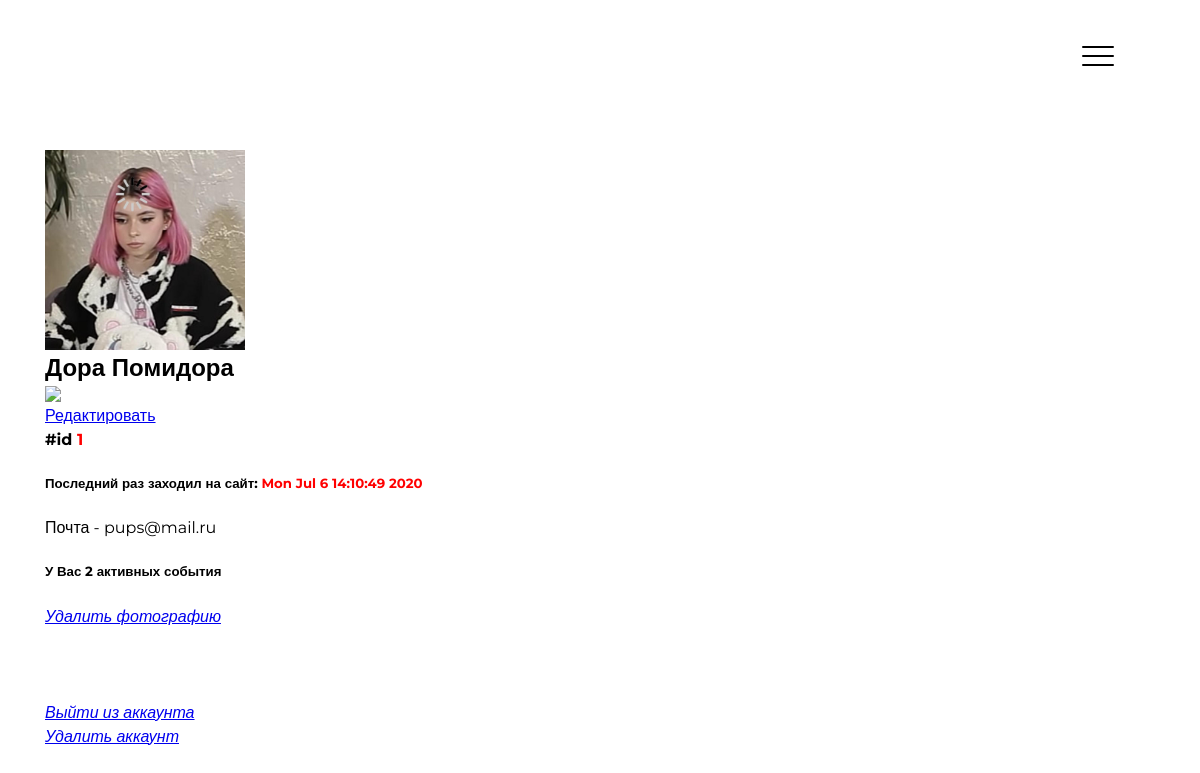
The app's page /user/1 (signed in) with its own data.
### data/model_files.py (models this page shows)
class File(SqlAlchemyBase, SerializerMixin):
    __tablename__ = 'files'
    id = sqlalchemy.Column(sqlalchemy.Integer,
                           primary_key=True, autoincrement=True)
    user_id = sqlalchemy.Column(sqlalchemy.Integer,
                                sqlalchemy.ForeignKey('users.id'))
    event_id = sqlalchemy.Column(sqlalchemy.Integer,
                                 sqlalchemy.ForeignKey('events.id'))
    path = sqlalchemy.Column(sqlalchemy.String)

### data/model_users.py (models this page shows, shortened)
class User(SqlAlchemyBase, UserMixin, SerializerMixin):
    __tablename__ = 'users'
    id = sqlalchemy.Column(sqlalchemy.Integer,
                           primary_key=True, autoincrement=True)
    name = sqlalchemy.Column(sqlalchemy.String)
    email = sqlalchemy.Column(sqlalchemy.String)
    type = sqlalchemy.Column(sqlalchemy.Integer)
    last_time_in = sqlalchemy.Column(sqlalchemy.String,
                                     default=time.ctime)
    hashed_password = sqlalchemy.Column(sqlalchemy.String)
    help_count = sqlalchemy.Column(sqlalchemy.Integer)
    events = sqlalchemy.orm.relation("Event", backref="user")
    comments = sqlalchemy.orm.relation("Comment", backref="user")
    photo = sqlalchemy.orm.relation("File", uselist=False)

### blueprints/users.py (the view)
@blueprint.route('/user/<int:user_id>')
def user(user_id):
    session = db_session.create_session()
    user = session.query(User).get(user_id)
    if not user:
        abort(404)
    return render_template('user.html', user=user)

### blueprints/user_authenticate.py (called while the page is built)
@login_manager.user_loader
def user_load(user_id):
    session = db_session.create_session()
    return session.query(User).get(user_id)

### data/db_session.py (called while the page is built)
def create_session() -> Session:
    global __factory
    return __factory()

### templates/user.html (shortened to what this page needs)
{% extends "base.html" %}
{% block content %}
    <div class="container">
    <div class="infolist">
        <div class='flexbox flex_c_nowr'>
            <div>
                <img src="/{{ user.photo.path if user.photo else 'static/images/none_image.png' }}" height="200px">
                <div class="flexbox flex_jcspacebetween_aicenter">
                    <h2>{{ user.name }}</h2>
                    {% if current_user.is_authenticated and current_user.id == user.id %}
                        <a href="/edit_user/{{ user.id }}" class='link'>
                            <img src="/static/images/edit_icon1.png" height="18px">Редактировать</a>
                    {% endif %}
                </div>
                <h4>#id <span style='color: red'>{{ user.id }}</span></h4>
                <h5>Последний раз заходил на сайт: <span style='color: red'>{{ user.last_time_in }}</span></h5>
                <p>Почта - {{ user.email }}</p>
                <h5>У Вас {{ user.events|length }} активных события</h5>
            </div>
            {% if current_user.is_authenticated and current_user.id == user.id and user.photo %}
                <div>
                    <a href="/del_user_photo/{{ user.id }}" class='link'><i>Удалить фотографию</i></a>
                </div>
            {% endif %}
            <br>
            <br>
            <br>
            {% if current_user.is_authenticated and current_user.id == user.id %}
                <div>
                    <a href="/logout" class='link'><i>Выйти из аккаунта</i></a>
                    <br>
                    <a href="/del_user/{{ user.id }}" class='link'><i>Удалить аккаунт</i></a>
                </div>
            {% endif %}
        </div>
    </div>
    </div>
{% endblock %}

### records on screen
File: photo (picture)
User: name "Дора Помидора", id "1", last_time_in "Mon Jul 6 14:10:49 2020", email "pups@mail.ru"

### other values on screen
{{ user.events|length }} "2"
